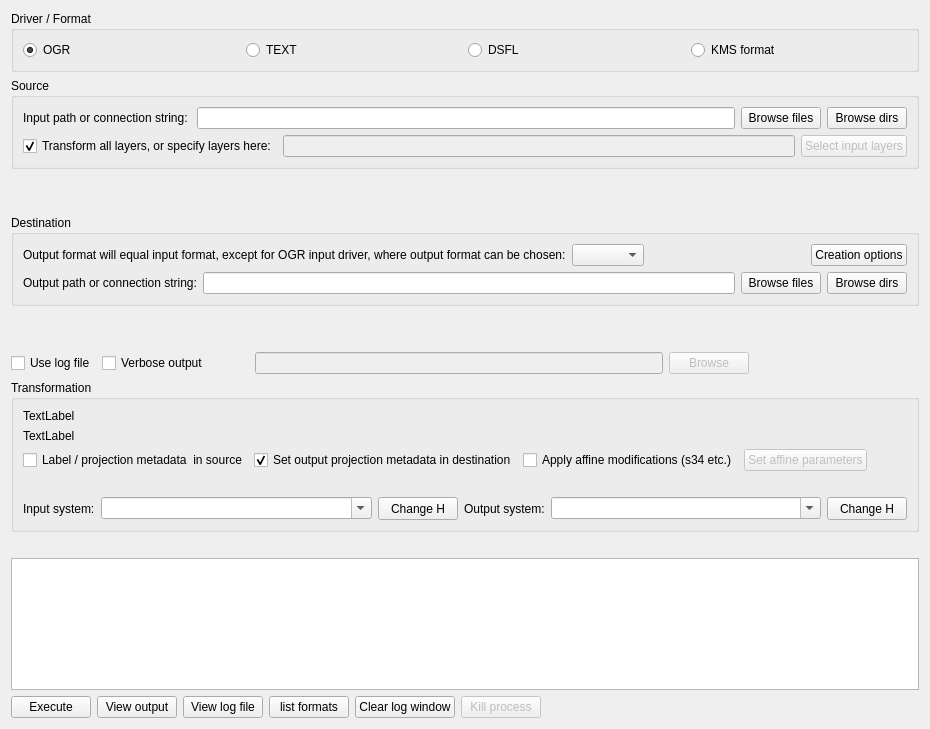
      <widget class="QWidget" name="tab_ogr">
       <property name="sizePolicy">
        <sizepolicy hsizetype="Expanding" vsizetype="Expanding">
         <horstretch>0</horstretch>
         <verstretch>0</verstretch>
        </sizepolicy>
       </property>
       <property name="whatsThis">
        <string>&lt;html&gt;&lt;head/&gt;&lt;body&gt;&lt;p&gt;Perform transformations between various datasources here.&lt;/p&gt;&lt;/body&gt;&lt;/html&gt;</string>
       </property>
       <attribute name="title">
        <string>Batch</string>
       </attribute>
       <attribute name="whatsThis">
        <string>Perform transformations of (vector) datasources here</string>
       </attribute>
       <layout class="QVBoxLayout" name="verticalLayout_5">
        <item>
         <widget class="QGroupBox" name="groupBox_5">
          <property name="sizePolicy">
           <sizepolicy hsizetype="Preferred" vsizetype="Fixed">
            <horstretch>0</horstretch>
            <verstretch>0</verstretch>
           </sizepolicy>
          </property>
          <property name="baseSize">
           <size>
            <width>0</width>
            <height>24</height>
           </size>
          </property>
          <property name="toolTip">
           <string>Select input 'driver' here</string>
          </property>
          <property name="whatsThis">
           <string>Select input driver here...</string>
          </property>
          <property name="title">
           <string>Driver / Format</string>
          </property>
          <layout class="QVBoxLayout" name="verticalLayout">
           <item>
            <layout class="QHBoxLayout" name="horizontalLayout_9">
             <property name="sizeConstraint">
              <enum>QLayout::SetDefaultConstraint</enum>
             </property>
             <item>
              <widget class="QRadioButton" name="rdobt_f2f_ogr">
               <property name="text">
                <string>OGR</string>
               </property>
               <property name="checked">
                <bool>true</bool>
               </property>
              </widget>
             </item>
             <item>
              <widget class="QRadioButton" name="rdobt_f2f_simple_text">
               <property name="text">
                <string>TEXT</string>
               </property>
              </widget>
             </item>
             <item>
              <widget class="QRadioButton" name="rdobt_f2f_dsfl">
               <property name="text">
                <string>DSFL</string>
               </property>
              </widget>
             </item>
             <item>
              <widget class="QRadioButton" name="rdobt_f2f_kmsformat">
               <property name="text">
                <string>KMS format</string>
               </property>
              </widget>
             </item>
            </layout>
           </item>
          </layout>
         </widget>
        </item>
        <item>
         <widget class="QGroupBox" name="groupBox_3">
          <property name="sizePolicy">
           <sizepolicy hsizetype="Preferred" vsizetype="Preferred">
            <horstretch>0</horstretch>
            <verstretch>0</verstretch>
           </sizepolicy>
          </property>
          <property name="title">
           <string>Source</string>
          </property>
          <layout class="QVBoxLayout" name="verticalLayout_8">
           <item>
            <layout class="QHBoxLayout" name="horizontalLayout_5">
             <item>
              <widget class="QLabel" name="lbl_f2f_input_file">
               <property name="text">
                <string>Input path or connection string: </string>
               </property>
              </widget>
             </item>
             <item>
              <widget class="QLineEdit" name="txt_f2f_input_file">
               <property name="sizePolicy">
                <sizepolicy hsizetype="Expanding" vsizetype="Fixed">
                 <horstretch>0</horstretch>
                 <verstretch>0</verstretch>
                </sizepolicy>
               </property>
               <property name="sizeIncrement">
                <size>
                 <width>0</width>
                 <height>0</height>
                </size>
               </property>
               <property name="whatsThis">
                <string>&lt;html&gt;&lt;head/&gt;&lt;body&gt;&lt;p&gt;A simple file name or, if using OGR, a connection string to e.g. a database. Use * wildcards for globbing over several input files in a directory.&lt;/p&gt;&lt;/body&gt;&lt;/html&gt;</string>
               </property>
              </widget>
             </item>
             <item>
              <widget class="QPushButton" name="bt_f2f_browse_input">
               <property name="sizePolicy">
                <sizepolicy hsizetype="Fixed" vsizetype="Fixed">
                 <horstretch>0</horstretch>
                 <verstretch>0</verstretch>
                </sizepolicy>
               </property>
               <property name="text">
                <string>Browse files</string>
               </property>
              </widget>
             </item>
             <item>
              <widget class="QPushButton" name="bt_f2f_browse_input_dir">
               <property name="sizePolicy">
                <sizepolicy hsizetype="Fixed" vsizetype="Fixed">
                 <horstretch>0</horstretch>
                 <verstretch>0</verstretch>
                </sizepolicy>
               </property>
               <property name="text">
                <string>Browse dirs</string>
               </property>
              </widget>
             </item>
            </layout>
           </item>
           <item>
            <layout class="QHBoxLayout" name="horizontalLayout_12">
             <item>
              <widget class="QCheckBox" name="chb_f2f_all_layers">
               <property name="toolTip">
                <string>Check to transform all layers</string>
               </property>
               <property name="whatsThis">
                <string>&lt;html&gt;&lt;head/&gt;&lt;body&gt;&lt;p&gt;Generally (with OGR input), the batch process will iterate over all input layers, e.g. all shape files in a folder or all layers in a database. This behaviour can be changed by unchecking the check box an selecting specific input layers (as a ; separated list). &lt;/p&gt;&lt;/body&gt;&lt;/html&gt;</string>
               </property>
               <property name="text">
                <string>Transform all layers, or specify layers here:</string>
               </property>
               <property name="checked">
                <bool>true</bool>
               </property>
              </widget>
             </item>
             <item>
              <widget class="QLineEdit" name="txt_f2f_layers_in">
               <property name="enabled">
                <bool>false</bool>
               </property>
               <property name="toolTip">
                <string>Semicolon separated list of layers</string>
               </property>
               <property name="whatsThis">
                <string>&lt;html&gt;&lt;head/&gt;&lt;body&gt;&lt;p&gt;Specify input layers here, seperated by semicolons. Only valid for OGR input/output and formats that support layers, e.g. a directory of shape files or a FileGDB database.&lt;/p&gt;&lt;/body&gt;&lt;/html&gt;</string>
               </property>
              </widget>
             </item>
             <item>
              <widget class="QPushButton" name="bt_f2f_input_layers">
               <property name="enabled">
                <bool>false</bool>
               </property>
               <property name="sizePolicy">
                <sizepolicy hsizetype="Fixed" vsizetype="Fixed">
                 <horstretch>0</horstretch>
                 <verstretch>0</verstretch>
                </sizepolicy>
               </property>
               <property name="text">
                <string>Select input layers</string>
               </property>
              </widget>
             </item>
            </layout>
           </item>
          </layout>
         </widget>
        </item>
        <item>
         <spacer name="verticalSpacer_10">
          <property name="orientation">
           <enum>Qt::Vertical</enum>
          </property>
          <property name="sizeHint" stdset="0">
           <size>
            <width>20</width>
            <height>40</height>
           </size>
          </property>
         </spacer>
        </item>
        <item>
         <widget class="QGroupBox" name="groupBox_4">
          <property name="title">
           <string>Destination</string>
          </property>
          <layout class="QVBoxLayout" name="verticalLayout_10">
           <item>
            <layout class="QHBoxLayout" name="horizontalLayout_4">
             <item>
              <layout class="QFormLayout" name="formLayout">
               <property name="fieldGrowthPolicy">
                <enum>QFormLayout::AllNonFixedFieldsGrow</enum>
               </property>
               <item row="0" column="0">
                <widget class="QLabel" name="lbl_f2f_ogrdriver">
                 <property name="text">
                  <string>Output format will equal input format, except for OGR input driver, where output format can be chosen:</string>
                 </property>
                </widget>
               </item>
               <item row="0" column="1">
                <widget class="QComboBox" name="cb_f2f_ogr_driver">
                 <property name="sizePolicy">
                  <sizepolicy hsizetype="Fixed" vsizetype="Fixed">
                   <horstretch>0</horstretch>
                   <verstretch>0</verstretch>
                  </sizepolicy>
                 </property>
                </widget>
               </item>
              </layout>
             </item>
             <item>
              <widget class="QPushButton" name="bt_f2f_creation_options">
               <property name="sizePolicy">
                <sizepolicy hsizetype="Fixed" vsizetype="Fixed">
                 <horstretch>0</horstretch>
                 <verstretch>0</verstretch>
                </sizepolicy>
               </property>
               <property name="toolTip">
                <string>Define OGR output driver creation options.</string>
               </property>
               <property name="whatsThis">
                <string>Define OGR output driver creation options here. Refer to the OGR formats page (see help).</string>
               </property>
               <property name="text">
                <string>Creation options</string>
               </property>
              </widget>
             </item>
            </layout>
           </item>
           <item>
            <layout class="QHBoxLayout" name="horizontalLayout_6">
             <item>
              <widget class="QLabel" name="lbl_f2f_output_file">
               <property name="text">
                <string>Output path or connection string:</string>
               </property>
              </widget>
             </item>
             <item>
              <widget class="QLineEdit" name="txt_f2f_output_file">
               <property name="toolTip">
                <string>Output datasource or connection string.</string>
               </property>
               <property name="whatsThis">
                <string>Output datasource or connection string. If globbing over several input datasources (with * wildcards), the output datasource should be a directory.</string>
               </property>
              </widget>
             </item>
             <item>
              <widget class="QPushButton" name="bt_f2f_browse_output">
               <property name="sizePolicy">
                <sizepolicy hsizetype="Fixed" vsizetype="Fixed">
                 <horstretch>0</horstretch>
                 <verstretch>0</verstretch>
                </sizepolicy>
               </property>
               <property name="text">
                <string>Browse files</string>
               </property>
              </widget>
             </item>
             <item>
              <widget class="QPushButton" name="bt_f2f_browse_output_dir">
               <property name="text">
                <string>Browse dirs</string>
               </property>
              </widget>
             </item>
            </layout>
           </item>
          </layout>
         </widget>
        </item>
        <item>
         <spacer name="verticalSpacer_4">
          <property name="orientation">
           <enum>Qt::Vertical</enum>
          </property>
          <property name="sizeHint" stdset="0">
           <size>
            <width>20</width>
            <height>40</height>
           </size>
          </property>
         </spacer>
        </item>
        <item>
         <layout class="QHBoxLayout" name="horizontalLayout_11">
          <item>
           <widget class="QCheckBox" name="chb_f2f_use_log">
            <property name="toolTip">
             <string>Use a log file to log errors and other output from TrLib.</string>
            </property>
            <property name="whatsThis">
             <string>Use a log file to log errors and other output from TrLib.</string>
            </property>
            <property name="text">
             <string>Use log file</string>
            </property>
            <property name="checked">
             <bool>false</bool>
            </property>
            <property name="tristate">
             <bool>false</bool>
            </property>
           </widget>
          </item>
          <item>
           <widget class="QCheckBox" name="chb_f2f_verbose">
            <property name="toolTip">
             <string>Turn on extra verbosity in logging.</string>
            </property>
            <property name="whatsThis">
             <string>Turn on extra verbosity in logging.</string>
            </property>
            <property name="text">
             <string>Verbose output</string>
            </property>
            <property name="checked">
             <bool>false</bool>
            </property>
           </widget>
          </item>
          <item>
           <spacer name="horizontalSpacer_7">
            <property name="orientation">
             <enum>Qt::Horizontal</enum>
            </property>
            <property name="sizeType">
             <enum>QSizePolicy::Fixed</enum>
            </property>
            <property name="sizeHint" stdset="0">
             <size>
              <width>40</width>
              <height>20</height>
             </size>
            </property>
           </spacer>
          </item>
          <item>
           <widget class="QLineEdit" name="txt_f2f_log_name">
            <property name="enabled">
             <bool>false</bool>
            </property>
            <property name="toolTip">
             <string>File path for output log file.</string>
            </property>
            <property name="whatsThis">
             <string>File path for output log file.</string>
            </property>
           </widget>
          </item>
          <item>
           <widget class="QPushButton" name="bt_f2f_browse_log">
            <property name="enabled">
             <bool>false</bool>
            </property>
            <property name="text">
             <string>Browse</string>
            </property>
           </widget>
          </item>
          <item>
           <spacer name="horizontalSpacer_6">
            <property name="orientation">
             <enum>Qt::Horizontal</enum>
            </property>
            <property name="sizeType">
             <enum>QSizePolicy::Fixed</enum>
            </property>
            <property name="sizeHint" stdset="0">
             <size>
              <width>170</width>
              <height>20</height>
             </size>
            </property>
           </spacer>
          </item>
         </layout>
        </item>
        <item>
         <widget class="QGroupBox" name="groupBox_2">
          <property name="sizePolicy">
           <sizepolicy hsizetype="Preferred" vsizetype="Preferred">
            <horstretch>0</horstretch>
            <verstretch>0</verstretch>
           </sizepolicy>
          </property>
          <property name="title">
           <string>Transformation</string>
          </property>
          <layout class="QVBoxLayout" name="verticalLayout_12">
           <item>
            <widget class="QLabel" name="lbl_f2f_input_info">
             <property name="text">
              <string>TextLabel</string>
             </property>
            </widget>
           </item>
           <item>
            <widget class="QLabel" name="lbl_f2f_output_info">
             <property name="text">
              <string>TextLabel</string>
             </property>
            </widget>
           </item>
           <item>
            <layout class="QHBoxLayout" name="horizontalLayout_10">
             <item>
              <widget class="QCheckBox" name="chb_f2f_label_in_file">
               <property name="toolTip">
                <string>Use this option if projection metadata is extractable from the input datasource.</string>
               </property>
               <property name="whatsThis">
                <string>Use this option if projection metadata is extractable from the input datasource.</string>
               </property>
               <property name="text">
                <string>Label / projection metadata  in source</string>
               </property>
              </widget>
             </item>
             <item>
              <widget class="QCheckBox" name="chb_f2f_set_projection">
               <property name="whatsThis">
                <string>&lt;html&gt;&lt;head/&gt;&lt;body&gt;&lt;p&gt;If checked, will attempt to write output projection metadata in destionation datasource.&lt;/p&gt;&lt;p&gt;This might fail for some OGR-drivers like e.g. 'FileGDB', in which case the metadata can be attached via some appropriate tool afterwards, like e.g. ogr2ogr. &lt;/p&gt;&lt;/body&gt;&lt;/html&gt;</string>
               </property>
               <property name="text">
                <string>Set output projection metadata in destination</string>
               </property>
               <property name="checked">
                <bool>true</bool>
               </property>
              </widget>
             </item>
             <item>
              <widget class="QCheckBox" name="chb_apply_affine">
               <property name="whatsThis">
                <string notr="true">Apply an affine modification, e.g. flip first axis for GIS-layers using System34.</string>
               </property>
               <property name="text">
                <string>Apply affine modifications (s34 etc.)</string>
               </property>
              </widget>
             </item>
             <item>
              <widget class="QPushButton" name="bt_setup_affine">
               <property name="enabled">
                <bool>false</bool>
               </property>
               <property name="text">
                <string>Set affine parameters</string>
               </property>
              </widget>
             </item>
             <item>
              <spacer name="horizontalSpacer_10">
               <property name="orientation">
                <enum>Qt::Horizontal</enum>
               </property>
               <property name="sizeHint" stdset="0">
                <size>
                 <width>40</width>
                 <height>20</height>
                </size>
               </property>
              </spacer>
             </item>
            </layout>
           </item>
           <item>
            <spacer name="verticalSpacer_5">
             <property name="orientation">
              <enum>Qt::Vertical</enum>
             </property>
             <property name="sizeHint" stdset="0">
              <size>
               <width>20</width>
               <height>20</height>
              </size>
             </property>
            </spacer>
           </item>
           <item>
            <layout class="QHBoxLayout" name="horizontalLayout_8">
             <item>
              <widget class="QLabel" name="label_3">
               <property name="text">
                <string>Input system:</string>
               </property>
              </widget>
             </item>
             <item>
              <widget class="QComboBox" name="cb_f2f_input_system">
               <property name="sizePolicy">
                <sizepolicy hsizetype="Expanding" vsizetype="Fixed">
                 <horstretch>0</horstretch>
                 <verstretch>0</verstretch>
                </sizepolicy>
               </property>
               <property name="minimumSize">
                <size>
                 <width>0</width>
                 <height>20</height>
                </size>
               </property>
               <property name="toolTip">
                <string>Specify input system</string>
               </property>
               <property name="whatsThis">
                <string>Specify an input spatial reference system as a minilabel, either by selecting from the dropdown list or simply typing one yourself (hit enter to try to parse it).</string>
               </property>
               <property name="editable">
                <bool>true</bool>
               </property>
               <property name="sizeAdjustPolicy">
                <enum>QComboBox::AdjustToContents</enum>
               </property>
              </widget>
             </item>
             <item>
              <widget class="QPushButton" name="bt_f2f_change_h_in">
               <property name="sizePolicy">
                <sizepolicy hsizetype="Fixed" vsizetype="Fixed">
                 <horstretch>0</horstretch>
                 <verstretch>0</verstretch>
                </sizepolicy>
               </property>
               <property name="minimumSize">
                <size>
                 <width>0</width>
                 <height>23</height>
                </size>
               </property>
               <property name="toolTip">
                <string>Change height system of input srs.</string>
               </property>
               <property name="text">
                <string>Change H</string>
               </property>
              </widget>
             </item>
             <item>
              <widget class="QLabel" name="label_5">
               <property name="text">
                <string>Output system:</string>
               </property>
              </widget>
             </item>
             <item>
              <widget class="QComboBox" name="cb_f2f_output_system">
               <property name="sizePolicy">
                <sizepolicy hsizetype="Expanding" vsizetype="Fixed">
                 <horstretch>0</horstretch>
                 <verstretch>0</verstretch>
                </sizepolicy>
               </property>
               <property name="minimumSize">
                <size>
                 <width>0</width>
                 <height>20</height>
                </size>
               </property>
               <property name="toolTip">
                <string>Specify output system</string>
               </property>
               <property name="whatsThis">
                <string>Specify an output spatial reference system as a minilabel, either by selecting from the dropdown list or simply typing one yourself (hit enter to try to parse it).</string>
               </property>
               <property name="editable">
                <bool>true</bool>
               </property>
               <property name="sizeAdjustPolicy">
                <enum>QComboBox::AdjustToContents</enum>
               </property>
              </widget>
             </item>
             <item>
              <widget class="QPushButton" name="bt_f2f_change_h_out">
               <property name="sizePolicy">
                <sizepolicy hsizetype="Fixed" vsizetype="Fixed">
                 <horstretch>0</horstretch>
                 <verstretch>0</verstretch>
                </sizepolicy>
               </property>
               <property name="minimumSize">
                <size>
                 <width>0</width>
                 <height>23</height>
                </size>
               </property>
               <property name="toolTip">
                <string>Change height system of input srs.</string>
               </property>
               <property name="text">
                <string>Change H</string>
               </property>
              </widget>
             </item>
            </layout>
           </item>
          </layout>
         </widget>
        </item>
        <item>
         <spacer name="verticalSpacer_2">
          <property name="orientation">
           <enum>Qt::Vertical</enum>
          </property>
          <property name="sizeHint" stdset="0">
           <size>
            <width>20</width>
            <height>20</height>
           </size>
          </property>
         </spacer>
        </item>
        <item>
         <widget class="QTextEdit" name="txt_f2f_log">
          <property name="sizePolicy">
           <sizepolicy hsizetype="Expanding" vsizetype="Expanding">
            <horstretch>0</horstretch>
            <verstretch>0</verstretch>
           </sizepolicy>
          </property>
          <property name="maximumSize">
           <size>
            <width>16777215</width>
            <height>132</height>
           </size>
          </property>
          <property name="font">
           <font>
            <family>Courier</family>
            <pointsize>9</pointsize>
           </font>
          </property>
          <property name="whatsThis">
           <string>Output log from batch transformation.</string>
          </property>
          <property name="readOnly">
           <bool>true</bool>
          </property>
         </widget>
        </item>
        <item>
         <layout class="QGridLayout" name="gridLayout">
          <item row="0" column="0">
           <widget class="QPushButton" name="bt_f2f_execute">
            <property name="sizePolicy">
             <sizepolicy hsizetype="Fixed" vsizetype="Fixed">
              <horstretch>0</horstretch>
              <verstretch>0</verstretch>
             </sizepolicy>
            </property>
            <property name="toolTip">
             <string>Start the process.</string>
            </property>
            <property name="text">
             <string>Execute</string>
            </property>
           </widget>
          </item>
          <item row="0" column="1">
           <widget class="QPushButton" name="bt_f2f_view_output">
            <property name="sizePolicy">
             <sizepolicy hsizetype="Fixed" vsizetype="Fixed">
              <horstretch>0</horstretch>
              <verstretch>0</verstretch>
             </sizepolicy>
            </property>
            <property name="toolTip">
             <string>View output.</string>
            </property>
            <property name="whatsThis">
             <string>View output (only applies to 'TEXT' and 'KMS' output).</string>
            </property>
            <property name="text">
             <string>View output</string>
            </property>
           </widget>
          </item>
          <item row="0" column="6">
           <spacer name="horizontalSpacer_4">
            <property name="orientation">
             <enum>Qt::Horizontal</enum>
            </property>
            <property name="sizeHint" stdset="0">
             <size>
              <width>40</width>
              <height>20</height>
             </size>
            </property>
           </spacer>
          </item>
          <item row="0" column="2">
           <widget class="QPushButton" name="bt_f2f_view_log">
            <property name="toolTip">
             <string>View the log file.</string>
            </property>
            <property name="whatsThis">
             <string>View the log file (if used).</string>
            </property>
            <property name="text">
             <string>View log file</string>
            </property>
           </widget>
          </item>
          <item row="0" column="4">
           <widget class="QPushButton" name="bt_f2f_clear_log">
            <property name="text">
             <string>Clear log window</string>
            </property>
           </widget>
          </item>
          <item row="0" column="5">
           <widget class="QPushButton" name="bt_f2f_kill">
            <property name="enabled">
             <bool>false</bool>
            </property>
            <property name="whatsThis">
             <string>Kill the batch process if it seems to be stalled.</string>
            </property>
            <property name="text">
             <string>Kill process</string>
            </property>
           </widget>
          </item>
          <item row="0" column="3">
           <widget class="QPushButton" name="bt_f2f_list_formats">
            <property name="whatsThis">
             <string>List available input and output formats for the batch transformation program.</string>
            </property>
            <property name="text">
             <string>list formats</string>
            </property>
           </widget>
          </item>
         </layout>
        </item>
       </layout>
      </widget>
